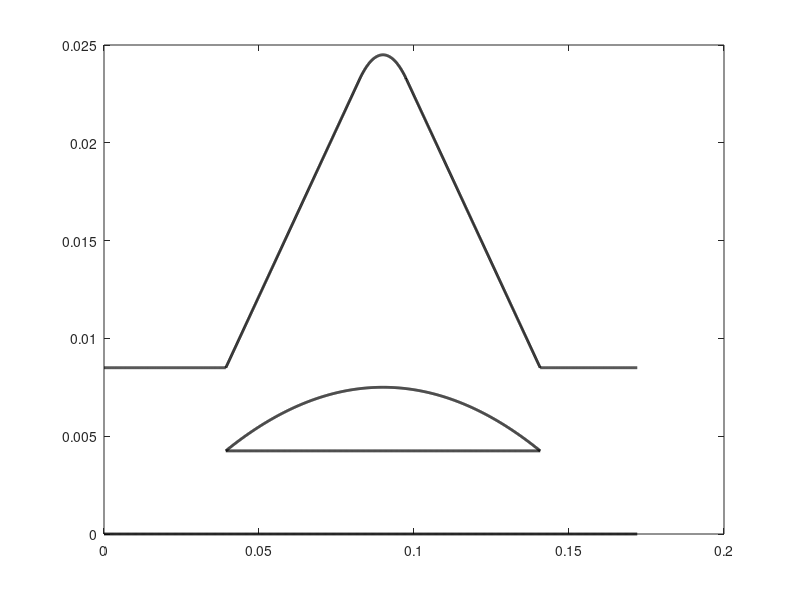

Write the MATLAB code that produced this figure.
clear all;
close all;

global params

params.N_Wall = 1000;

%% Geometrie Generation


p_1 = [0, 0]; 
p_2 = [0, 0.0085]; 
p_3 = [0.03929, 0.00425];
p_4 = [0.03929, 0.0085]; 
p_5 = [0.0474, 0.00678]; %
p_6 = [0.08682, 0.01566]; %
p_7 = [0.08242, 0.02324]; 
p_8 = [0.09303, 0.01566]; %
p_9 = [0.09758, 0.02324]; 
p_10 = [0.1326, 0.00678]; %
p_11 = [0.14071, 0.00425];
p_12 = [0.14071, 0.0085];
p_13 = [0.15+0.022, 0];
p_14 = [0.15+0.022, 0.0085];

upper_center_r_up = [0.09, 0.00106]; upper_R_u = 0.02344;
upper_center_r_low = [0.09, -0.389498]; upper_R_l = 0.397; %

upper_div_up_start = p_4(1); upper_div_up_end = p_12(1);
upper_div_low_start = p_3(1); upper_div_low_end = p_11(1);

idx_1_uu = round(params.N_Wall*(p_7(1)-p_4(1))/(upper_div_up_end-upper_div_up_start));
idx_2_uu = round(params.N_Wall*(p_9(1)-p_7(1))/(upper_div_up_end-upper_div_up_start));
idx_3_uu = params.N_Wall-idx_1_uu-idx_2_uu;

% idx_1_ul = round(params.N_Wall*(p_5(1)-p_3(1))/(upper_div_low_end-upper_div_low_start));
% idx_2_ul = round(params.N_Wall*(p_6(1)-p_5(1))/(upper_div_low_end-upper_div_low_start));
% idx_3_ul = round(params.N_Wall*(p_8(1)-p_6(1))/(upper_div_low_end-upper_div_low_start));
% idx_4_ul = round(params.N_Wall*(p_10(1)-p_8(1))/(upper_div_low_end-upper_div_low_start));
% idx_5_ul = params.N_Wall-idx_1_ul-idx_2_ul-idx_3_ul-idx_4_ul;

params.upper_div_up(:,1) = [linspace(p_4(1),p_7(1),idx_1_uu) ...
    linspace(p_7(1)+(p_9(1)-p_7(1))/(idx_2_uu+1),p_9(1)-(p_9(1)-p_7(1))/(idx_2_uu+1),idx_2_uu) ...
    linspace(p_9(1),p_12(1),idx_3_uu)];
params.upper_div_up(:,2) = [linspace(p_4(2),p_7(2),idx_1_uu) ...
    linspace(p_7(2)+(p_9(2)-p_7(2))/(idx_2_uu+1),p_9(2)-(p_9(2)-p_7(2))/(idx_2_uu+1),idx_2_uu) ...
    linspace(p_9(2),p_12(2),idx_3_uu)];

idx_start = idx_1_uu+1; idx_end = idx_1_uu+idx_2_uu-1;
params.upper_div_up(idx_start:idx_end,2) = upper_center_r_up(2)+sqrt(upper_R_u^2 -(params.upper_div_up(idx_start:idx_end,1)-upper_center_r_up(1)).^2);

params.upper_div_low(:,1) = linspace(p_3(1),p_11(1),params.N_Wall);
params.upper_div_low(:,2) = upper_center_r_low(2)+sqrt(upper_R_l^2 -(params.upper_div_low(:,1)-upper_center_r_low(1)).^2);


Wall_1(:,1) = linspace(p_1(1),p_13(1),params.N_Wall);
Wall_1(:,2) = linspace(p_1(2),p_13(2),params.N_Wall);

Wall_2(:,1) = linspace(p_3(1),p_11(1),params.N_Wall);
Wall_2(:,2) = linspace(p_3(2),p_11(2),params.N_Wall);

Wall_3(:,1) = params.upper_div_low(:,1); Wall_3(:,2) = params.upper_div_low(:,2);

Wall_4(:,1) = [linspace(p_2(1),p_4(1),params.N_Wall) params.upper_div_up(:,1)' linspace(p_12(1),p_14(1),params.N_Wall)];
Wall_4(:,2) = [linspace(p_2(2),p_4(2),params.N_Wall) params.upper_div_up(:,2)' linspace(p_12(2),p_14(2),params.N_Wall)];



figure(1)

plot(Wall_1(:,1),Wall_1(:,2),'k','Linewidth',2); hold on;
plot(Wall_2(:,1),Wall_2(:,2),'k','Linewidth',2); hold on;
plot(Wall_3(:,1),Wall_3(:,2),'k','Linewidth',2); hold on;
plot(Wall_4(:,1),Wall_4(:,2),'k','Linewidth',2); hold on;

fileID = fopen('wall_1.txt','w'); fprintf(fileID,'%12.8f %12.8f\r\n',Wall_1');
fileID = fopen('wall_2.txt','w'); fprintf(fileID,'%12.8f %12.8f\r\n',Wall_2');
fileID = fopen('wall_3.txt','w'); fprintf(fileID,'%12.8f %12.8f\r\n',Wall_3');
fileID = fopen('wall_4.txt','w'); fprintf(fileID,'%12.8f %12.8f\r\n',Wall_4');
